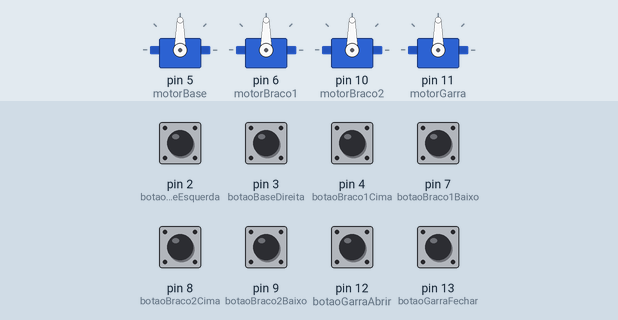
The sketch below on a simulated Arduino Uno, built with avr-gcc and run on an emulated ATmega328P. On the bench: 4 × servo. The inputs (shaded band) are chosen by the test bench; at power-on: pin 2 (botaoBaseEsquerda), pin 3 (botaoBaseDireita), pin 4 (botaoBraco1Cima), pin 7 (botaoBraco1Baixo), pin 8 (botaoBraco2Cima), pin 9 (botaoBraco2Baixo), pin 12 (botaoGarraAbrir), pin 13 (botaoGarraFechar) LOW.

Above: at 1.2 s.
1.3 s: pin 2 (botaoBaseEsquerda) pulled HIGH for 1 s
At 3.0 s:
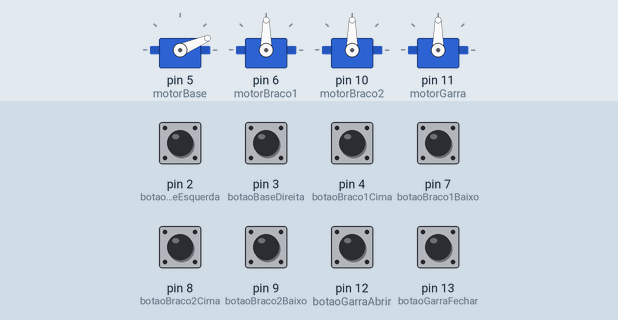
3.8 s: pin 7 (botaoBraco1Baixo) pulled HIGH for 0.15 s
At 4.5 s:
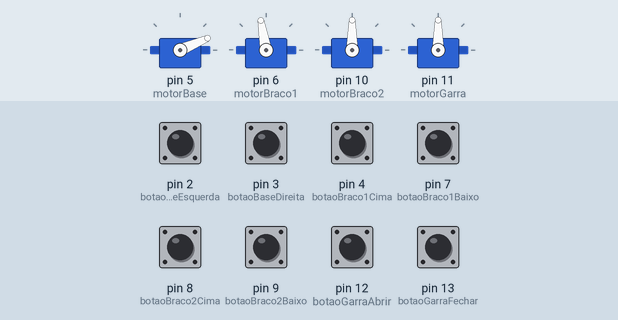
5.4 s: pin 9 (botaoBraco2Baixo) pulled HIGH for 0.15 s
At 6.7 s:
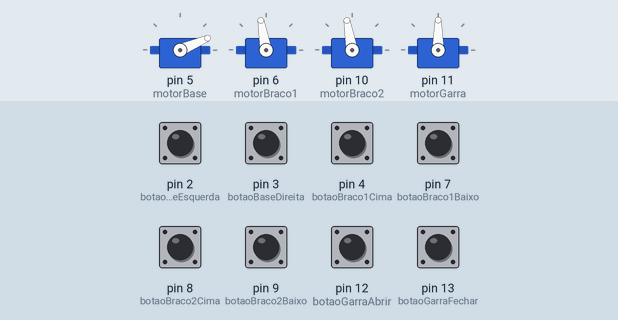
7.0 s: pin 4 (botaoBraco1Cima) pulled HIGH for 0.15 s
At 8.1 s:
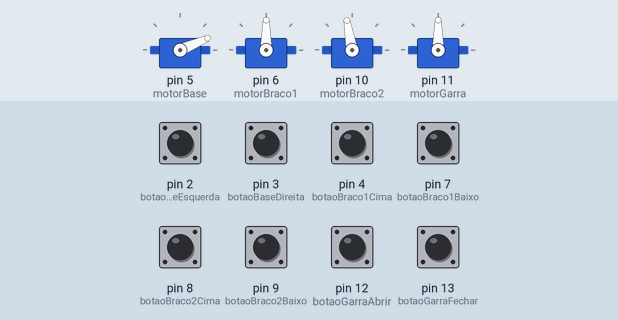
8.6 s: pin 13 (botaoGarraFechar) pulled HIGH for 0.15 s
At 9.3 s:
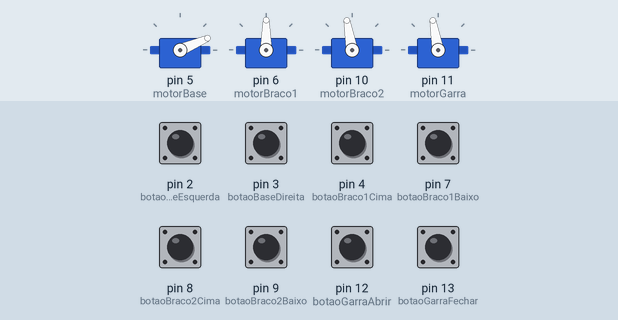
10.2 s: pin 8 (botaoBraco2Cima) pulled HIGH for 0.15 s
At 11.7 s:
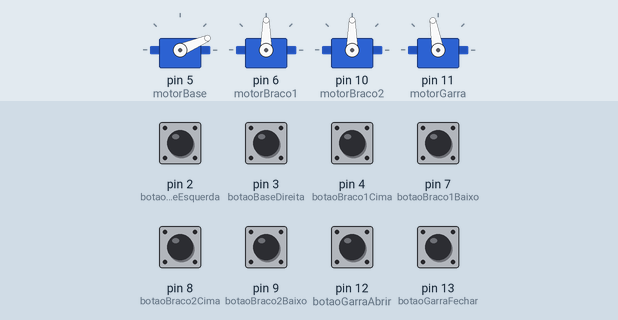
Timing chart, 0 to 12.8 s (numbered marks = the images above; inputs shaded):
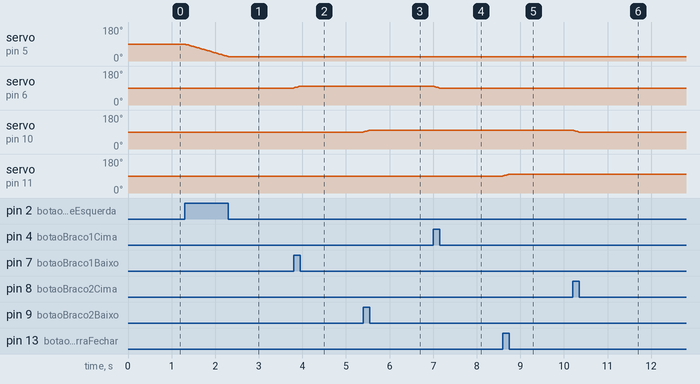

Measured:
- after the input at 1.3 s, servo on pin 5 (motorBase): moves from 90° to 23° over 1.0 s, starting at once
- after the input at 3.8 s, servo on pin 6 (motorBraco1): 90° → 100° at once
- after the input at 5.4 s, servo on pin 10 (motorBraco2): 90° → 100° at once
- after the input at 7.0 s, servo on pin 6 (motorBraco1): 100° → 90° at once
- after the input at 8.6 s, servo on pin 11 (motorGarra): 90° → 100° at once
- after the input at 10.2 s, servo on pin 10 (motorBraco2): 100° → 90° at once

The sketch:

bracoRobo.ino
```cpp
#include <Servo.h>

#define angulo_inicial_motor 90

// Mapeamento dos botões
static const int botaoBaseEsquerda = 2;  // Botão para mover a base para a esquerda
static const int botaoBaseDireita = 3;   // Botão para mover a base para a direita
static const int botaoBraco1Cima = 4;    // Botão para mover o braço 1 para cima
static const int botaoBraco1Baixo = 7;   // Botão para mover o braço 1 para baixo
static const int botaoBraco2Cima = 8;    // Botão para mover o braço 2 para cima
static const int botaoBraco2Baixo = 9;   // Botão para mover o braço 2 para baixo
static const int botaoGarraAbrir = 12;   // Botão para abrir a garra
static const int botaoGarraFechar = 13;  // Botão para fechar a garra

// Variáveis para armazenar os ângulos atuais dos servos
int anguloBase = angulo_inicial_motor;
int anguloBraco1 = angulo_inicial_motor;
int anguloBraco2 = angulo_inicial_motor;
int anguloGarra = angulo_inicial_motor;

// Mapeamento dos servos motores
Servo motorBase;
Servo motorBraco1;
Servo motorBraco2;
Servo motorGarra;

void setup() {
  mapearPinosMotores();
  inicializaAngulosMotores();
  mapearPinosBotoes();
}

void loop() {
  moverBase();
  moverBraco1();
  moverBraco2();
  moverGarra();
}

// Funções
// Mapeia pinos dos servos motores
void mapearPinosMotores() {
  motorBase.attach(5);
  motorBraco1.attach(6);
  motorBraco2.attach(10);
  motorGarra.attach(11);
}

// Inicializa ângulos dos servos motores
void inicializaAngulosMotores() {
  motorBase.write(anguloBase);
  motorBraco1.write(anguloBraco1);
  motorBraco2.write(anguloBraco2);
  motorGarra.write(anguloGarra);
}

// Mapeia pinos dos botões como input
void mapearPinosBotoes() {
  pinMode(botaoBaseEsquerda, INPUT);
  pinMode(botaoBaseDireita, INPUT);
  pinMode(botaoBraco1Cima, INPUT);
  pinMode(botaoBraco1Baixo, INPUT);
  pinMode(botaoBraco2Cima, INPUT);
  pinMode(botaoBraco2Baixo, INPUT);
  pinMode(botaoGarraAbrir, INPUT);
  pinMode(botaoGarraFechar, INPUT);
}

// Move a base
void moverBase() {
  if (digitalRead(botaoBaseEsquerda) == HIGH) {
    anguloBase = max(anguloBase - 1, 0);  // Decrementa o ângulo, mas não menos que 0
    motorBase.write(anguloBase);
    delay(15);  // Pequeno delay para suavizar o movimento
  }
  if (digitalRead(botaoBaseDireita) == HIGH) {
    anguloBase = min(anguloBase + 1, 180);  // Incrementa o ângulo, mas não mais que 180
    motorBase.write(anguloBase);
    delay(15);
  }
}

// Move o braço 1
void moverBraco1() {
  if (digitalRead(botaoBraco1Cima) == HIGH) {
    anguloBraco1 = max(anguloBraco1 - 1, 0);
    motorBraco1.write(anguloBraco1);
    delay(15);
  }
  if (digitalRead(botaoBraco1Baixo) == HIGH) {
    anguloBraco1 = min(anguloBraco1 + 1, 180);
    motorBraco1.write(anguloBraco1);
    delay(15);
  }
}

// Move o braço 2
void moverBraco2() {
  if (digitalRead(botaoBraco2Cima) == HIGH) {
    anguloBraco2 = max(anguloBraco2 - 1, 0);
    motorBraco2.write(anguloBraco2);
    delay(15);
  }
  if (digitalRead(botaoBraco2Baixo) == HIGH) {
    anguloBraco2 = min(anguloBraco2 + 1, 180);
    motorBraco2.write(anguloBraco2);
    delay(15);
  }
}

// Move a garra
void moverGarra() {
  if (digitalRead(botaoGarraAbrir) == HIGH) {
    anguloGarra = max(anguloGarra - 1, 0);
    motorGarra.write(anguloGarra);
    delay(15);
  }
  if (digitalRead(botaoGarraFechar) == HIGH) {
    anguloGarra = min(anguloGarra + 1, 180);
    motorGarra.write(anguloGarra);
    delay(15);
  }
}
```
